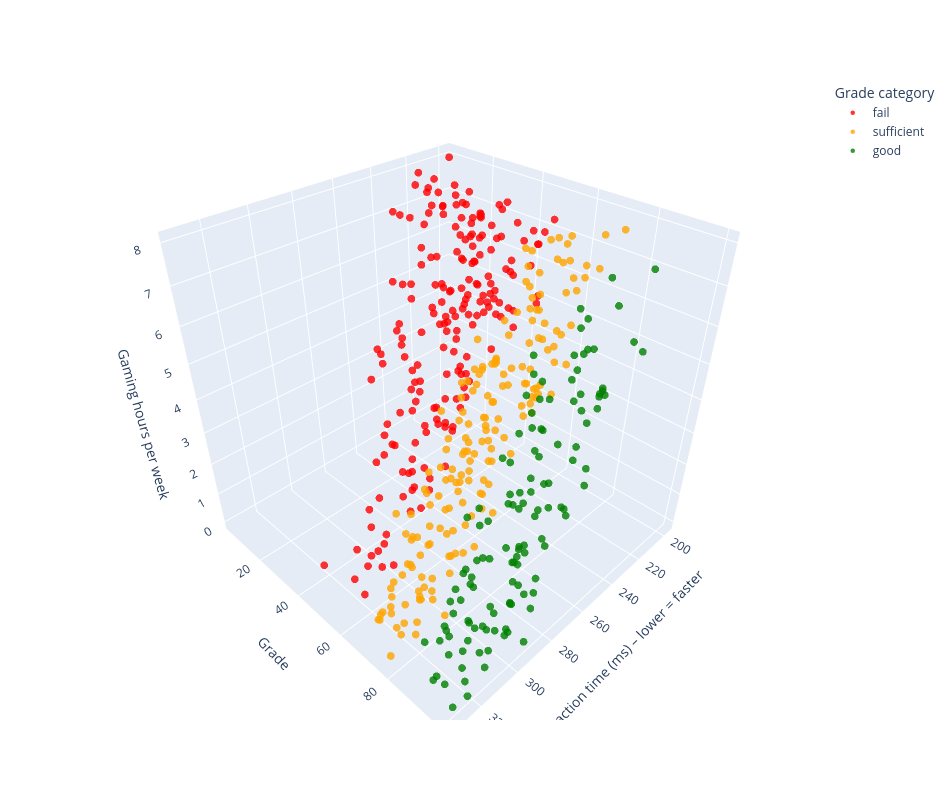

Notebook source saved alongside this figure:
### Markdown cell above
## Gaming and response time

The second argument that we bring for the balanced lifestyle perspective is that spending more time gaming will reduce grades, but may improve response times which in turn will improve eduaction performance. This is based on the research of https://link.springer.com/article/10.1186/s12909-020-02416-7, who found that higher response times improve cognitive performance. https://doi.org/10.1016/j.procs.2016.04.074 proved that gaming improves response times. This means that gaming would improve

### Code cell
#| class: col-page-right

%run ../plots/gaming_stats_3d.ipynb

### Figure 1 — Plotly figure (JSON) as saved in the notebook; plotly's stock layout.template omitted (floating-point values rounded to 4 significant figures; data arrays with more than 128 entries replaced by an {"elided": "..."} marker saying what was removed)
{"data": [{"customdata": {"elided": "195x3 mixed values"}, "hovertemplate": "Grade category: fail<br>Reaction time (ms): %{x}<br>Grade: %{y}<br>Gaming hours/week: %{z}<br>Study hours/week: %{customdata[0]}<br>Study hours category: %{customdata[1]}<extra></extra>", "marker": {"color": "red", "opacity": 0.8, "size": 4.5}, "mode": "markers", "name": "fail", "type": "scatter3d", "x": {"elided": "195 float values"}, "y": {"elided": "195 float values"}, "z": {"elided": "195 float values"}}, {"customdata": {"elided": "179x3 mixed values"}, "hovertemplate": "Grade category: sufficient<br>Reaction time (ms): %{x}<br>Grade: %{y}<br>Gaming hours/week: %{z}<br>Study hours/week: %{customdata[0]}<br>Study hours category: %{customdata[1]}<extra></extra>", "marker": {"color": "orange", "opacity": 0.8, "size": 4.5}, "mode": "markers", "name": "sufficient", "type": "scatter3d", "x": {"elided": "179 float values"}, "y": {"elided": "179 float values"}, "z": {"elided": "179 float values"}}, {"customdata": {"elided": "126x3 mixed values"}, "hovertemplate": "Grade category: good<br>Reaction time (ms): %{x}<br>Grade: %{y}<br>Gaming hours/week: %{z}<br>Study hours/week: %{customdata[0]}<br>Study hours category: %{customdata[1]}<extra></extra>", "marker": {"color": "green", "opacity": 0.8, "size": 4.5}, "mode": "markers", "name": "good", "type": "scatter3d", "x": [255.5, 269.7, 248.8, 258.2, 304.4, 257.1, 262.1, 258.6, 275.4, 297.7, 263.1, 325.0, 271.8, 293.4, 290.9, 252.5, 314.3, 296.1, 280.6, 263.5, 324.1, 285.4, 256.9, 287.5, 293.8, 278.0, 291.0, 293.1, 221.1, 268.2, 266.6, 248.5, 299.8, 289.9, 310.6, 292.2, 302.1, 309.5, 322.7, 303.3, 318.2, 242.1, 285.0, 266.6, 293.7, 277.0, 314.0, 302.2, 317.1, 251.0, 278.6, 303.6, 257.7, 302.0, 329.5, 304.9, 282.1, 309.2, 244.8, 297.6, 321.8, 273.2, 280.8, 244.1, 261.5, 226.8, 324.9, 245.3, 309.2, 258.6, 253.6, 309.9, 274.4, 271.9, 310.7, 286.7, 289.8, 289.9, 296.3, 305.8, 238.0, 284.3, 331.3, 239.8, 266.6, 300.8, 241.1, 286.7, 268.8, 282.1, 285.4, 244.1, 300.0, 243.8, 267.7, 242.1, 305.9, 299.8, 290.4, 288.4, 304.2, 276.0, 263.8, 312.2, 284.8, 318.4, 297.6, 288.2, 262.2, 257.0, 247.3, 263.3, 302.7, 284.1, 312.7, 274.2, 301.7, 303.4, 231.6, 270.1, 318.6, 233.3, 268.9, 330.2, 279.6, 294.4], "y": [91.9, 97.21, 94.53, 90.97, 84.61, 86.94, 80.76, 81.9, 91.21, 97.49, 80.03, 93.44, 90.6, 94.92, 94.12, 89.98, 87.32, 80.61, 91.27, 99.33, 100.0, 85.15, 89.02, 99.31, 96.94, 87.19, 91.22, 95.3, 83.74, 81.57, 86.21, 93.6, 83.31, 95.45, 91.7, 100.0, 88.46, 100.0, 100.0, 84.67, 97.05, 87.45, 92.31, 82.77, 83.7, 96.0, 100.0, 100.0, 100.0, 94.77, 83.73, 89.52, 93.23, 100.0, 92.56, 89.36, 86.28, 82.63, 84.12, 92.23, 97.34, 82.84, 89.73, 86.58, 82.19, 94.69, 94.78, 86.08, 97.96, 99.6, 93.36, 84.6, 88.37, 90.19, 86.31, 92.02, 100.0, 84.11, 87.61, 83.59, 99.5, 87.25, 95.12, 83.54, 84.51, 85.98, 81.18, 92.52, 97.68, 96.61, 99.26, 92.41, 84.56, 83.96, 83.08, 82.1, 96.02, 99.15, 81.21, 100.0, 87.89, 99.32, 85.22, 90.98, 100.0, 80.88, 87.65, 84.12, 87.79, 80.1, 93.19, 99.38, 99.28, 91.47, 84.43, 82.96, 92.4, 100.0, 94.08, 86.62, 86.95, 86.04, 97.6, 100.0, 91.09, 100.0], "z": [4.14, 3.17, 5.52, 6.16, 1.11, 4.03, 4.37, 4.28, 2.85, 1.58, 6.24, 0.03, 5.83, 2.46, 1.69, 5.36, 0.59, 1.45, 2.19, 4.18, 0.63, 4.54, 5.81, 1.52, 2.99, 2.95, 2.56, 2.47, 6.54, 5.45, 3.98, 5.02, 3.36, 1.62, 0.58, 0.16, 0.31, 1.48, 0.03, 1.92, 1.97, 6.11, 3.67, 5.0, 2.9, 3.43, 0.51, 1.04, 1.18, 5.45, 4.12, 2.64, 5.23, 1.94, 0.38, 1.87, 3.48, 0.17, 6.57, 0.86, 0.73, 4.67, 2.06, 6.12, 5.18, 7.84, 1.14, 6.02, 0.64, 5.91, 4.79, 1.33, 3.76, 2.84, 1.1, 4.01, 1.17, 2.89, 0.0, 1.46, 6.37, 3.35, 0.83, 6.65, 2.87, 1.77, 5.7, 2.18, 4.51, 4.31, 3.07, 5.37, 0.17, 4.67, 6.02, 6.9, 1.77, 1.75, 3.13, 2.06, 1.84, 3.59, 4.56, 0.25, 2.88, 0.13, 2.33, 1.66, 3.14, 5.42, 5.35, 3.71, 0.9, 1.75, 0.64, 2.69, 0.52, 1.2, 6.25, 4.28, 0.65, 7.54, 2.97, 0.11, 1.9, 1.86]}], "layout": {"height": 800, "legend": {"title": {"text": "Grade category"}}, "margin": {"t": 80}, "scene": {"xaxis": {"title": {"text": "Reaction time (ms) – lower = faster"}}, "yaxis": {"title": {"text": "Grade"}}, "zaxis": {"title": {"text": "Gaming hours per week"}}}, "width": 950}}
